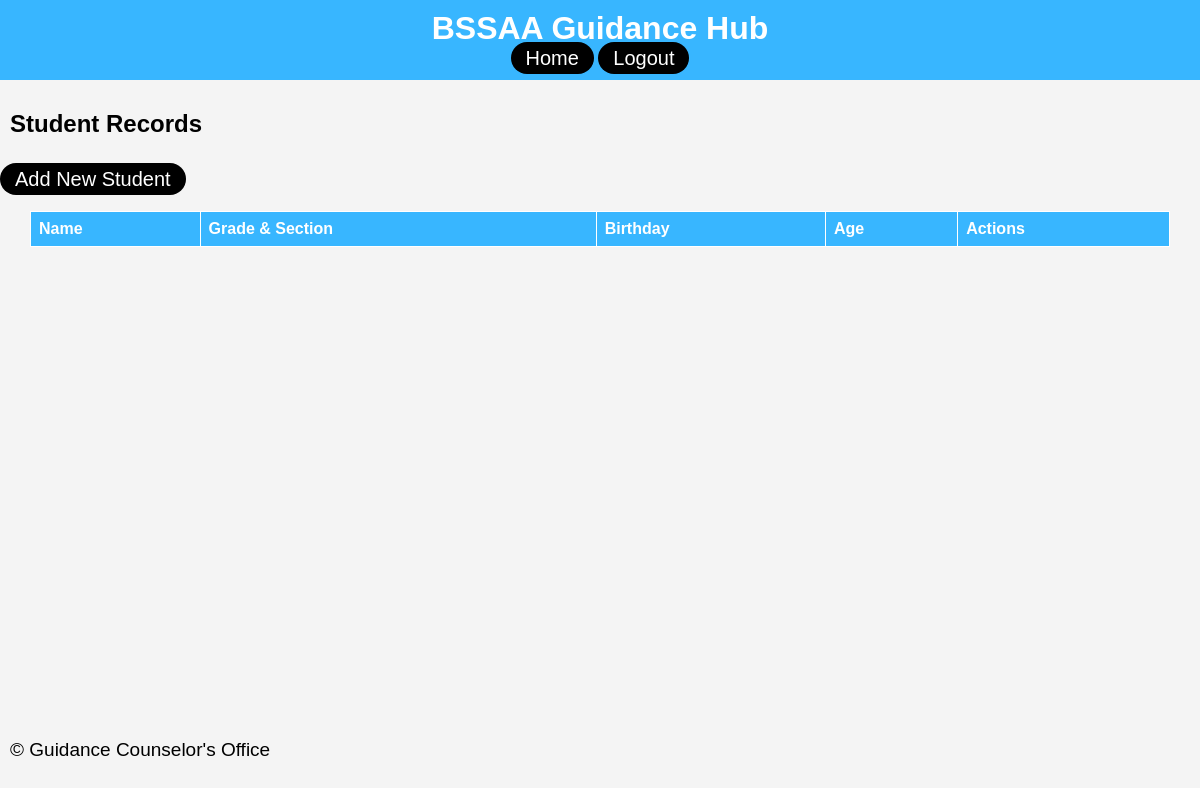
/view_records, run on an earlier commit of the app's database.
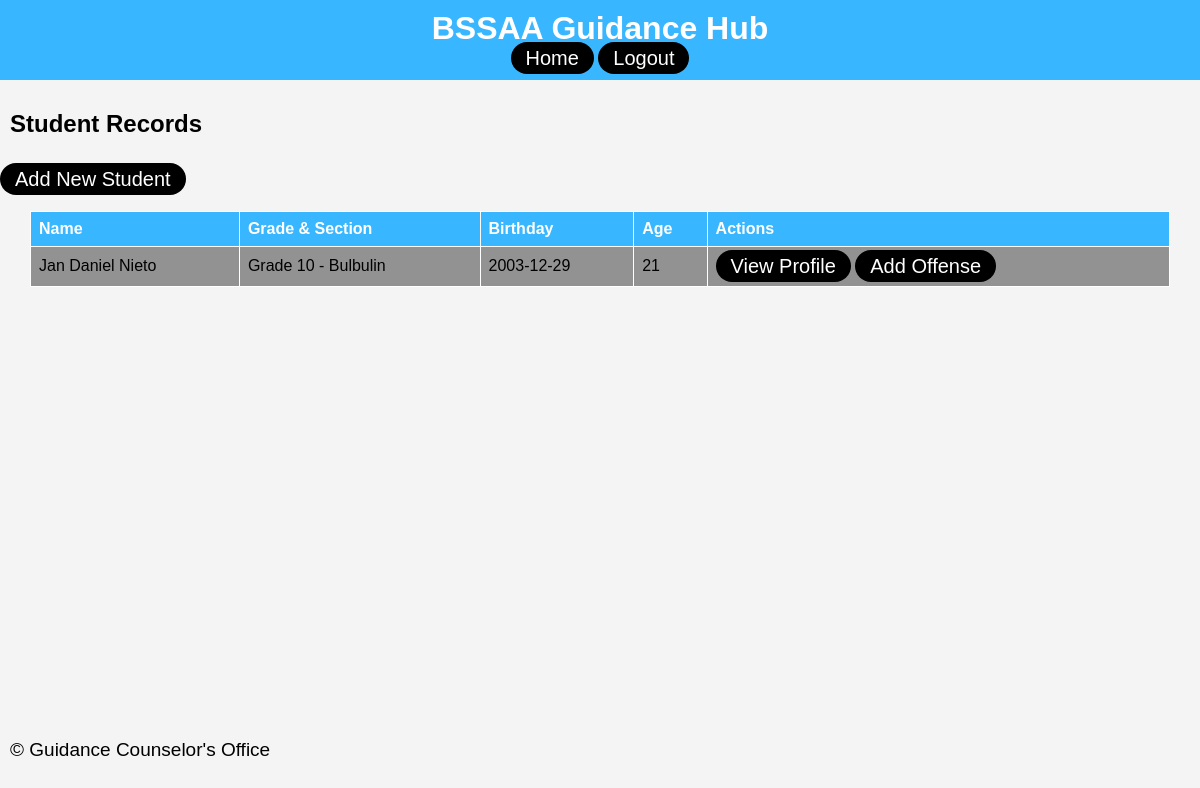
And on a later commit of the database.
### app/models.py (models this page shows)
class StudentRecord(db.Model):
    id = db.Column(db.Integer, primary_key=True)
    name = db.Column(db.String(100), nullable=False)
    grade_section = db.Column(db.String(50), nullable=False)
    birthdate = db.Column(db.Date, nullable=False)
    age = db.Column(db.Integer, nullable=False)
    mother_tongue = db.Column(db.String(50), nullable=False)
    ethnic_group = db.Column(db.String(50), nullable=True)
    religion = db.Column(db.String(50), nullable=False)
    address_house_no = db.Column(db.String(100), nullable=False)
    address_barangay = db.Column(db.String(100), nullable=False)
    address_city = db.Column(db.String(100), nullable=False)
    address_province = db.Column(db.String(100), nullable=False)
    mother_name = db.Column(db.String(100), nullable=False)
    father_name = db.Column(db.String(100), nullable=False)
    guardian_name = db.Column(db.String(100), nullable=True)
    contact_number = db.Column(db.String(15), nullable=True)
    reason = db.Column(db.String(200), nullable=True)
    type_of_offense = db.Column(db.String(100), nullable=True)
    date_time = db.Column(db.DateTime, default=datetime.utcnow)
    additional_info = db.Column(db.Text, nullable=True)
    offenses = db.relationship('OffenseRecord', backref='student', lazy=True)

### app/routes.py (the view)
@main.route('/view_records')
def view_records():
    records = StudentRecord.query.all()
    return render_template('view_records.html', records=records)

### app/templates/view_records.html
{% extends 'base.html' %}
{% block content %}
<h2>Student Records</h2>
<a href="{{ url_for('main.add_student') }}" class="capsule-button">Add New Student</a>
<table>
    <tr>
        <th>Name</th>
        <th>Grade & Section</th>
        <th>Birthday</th>
        <th>Age</th>
        <th>Actions</th>
    </tr>
    {% for record in records %}
    <tr>
        <td>{{ record.name }}</td>
        <td>{{ record.grade_section }}</td>
        <td>{{ record.birthdate }}</td>
        <td>{{ record.age }}</td>
        <td>
            <a href="{{ url_for('main.view_profile', student_id=record.id) }}">View Profile</a>
            <a href="{{ url_for('main.add_offense', student_id=record.id) }}">Add Offense</a>
        </td>
    </tr>
    {% endfor %}
</table>
{% endblock %}

What changed in the data, as far as the page shows it:
added StudentRecord: name "Jan Daniel Nieto", grade_section "Grade 10 - Bulbulin", birthdate "2003-12-29", age "21"
